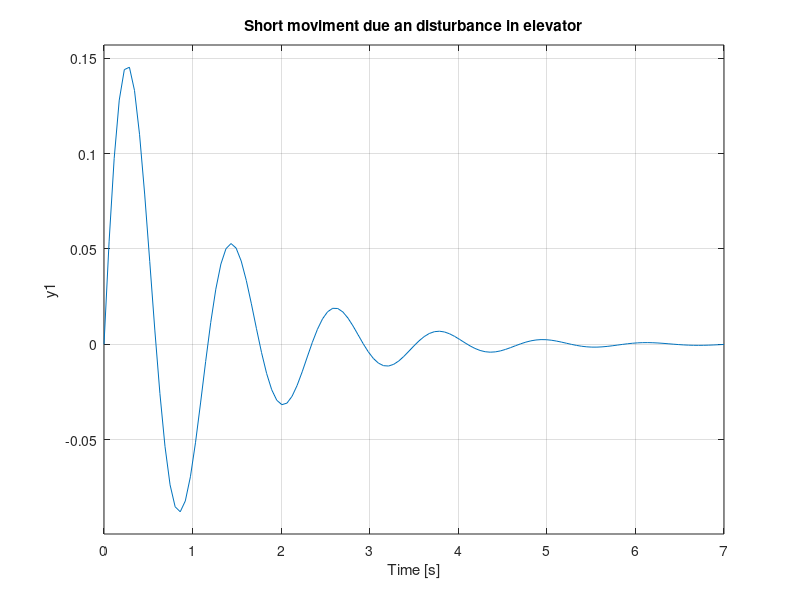
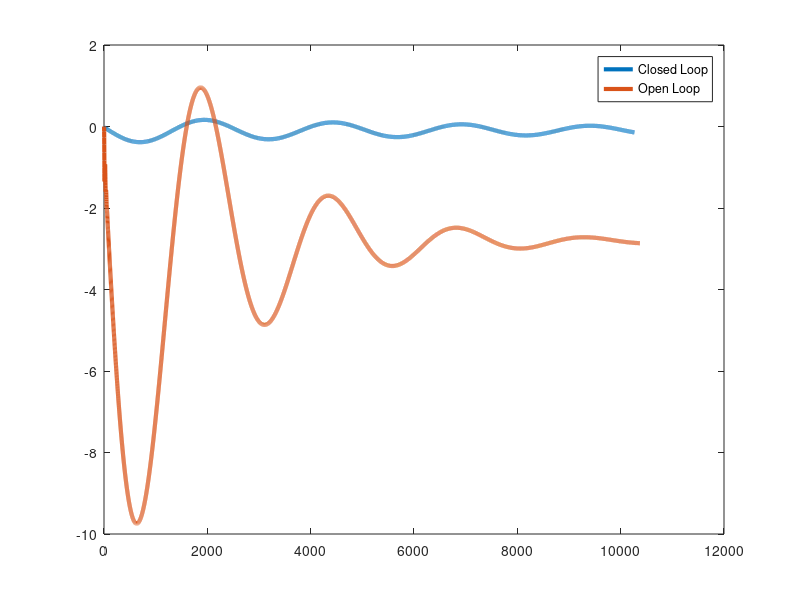

Write MATLAB code to recreate these figures, in order.
% This code shows the plane's response to longitudinal movement of a
% aircraft when it is disturbed by external forces
% Wind, changes in atmospheric conditions or pilots commands.

% References
% M. V. Cook, Flight Dynamics Principles: A Linear Systems Approach to
% Aircraft Stability and Control.

%% Open Loop
s = tf('s');

% Long period
H_long = 1/(s^2 + 0.017*s + 0.002);    
disp('Poles and damping Long period')
pole(H_long)
damp(H_long)
disp('------------------------------------------------------------------')

% Short period
H_short = 1/(s^2 + 1.74*s + 29.49); 
disp('Poles and damping Short period')
pole(H_short)
damp(H_short)
disp('------------------------------------------------------------------')

% TF from the rest of the aircraft 
G1 = -20.6*(s + 0.013)*(s + 0.62); 

% TF from pitch for disturbance in elevator
aircraft = G1 * H_long * H_short;

figure(1), clf
subplot(3,1,1)
impulse(aircraft)
title('Longitudinal moviment in elevator')
axis([0 700 -5 5])

subplot(3,1,2)
impulse(H_long)
title('Phugoid moviment due an disturbance in elevator')

subplot(3,1,3)
impulse(H_short)
title('Short moviment due an disturbance in elevator')

%% Closed Loop
K = 0.03;
airplane_long_Closed_Loop = feedback(K*aircraft,1);

figure(2), clf
y_closed = step(airplane_long_Closed_Loop);
plot(y_closed, 'linew',3)
hold on
y_open = step(aircraft);
plot(y_open, 'linew',3)
legend('Closed Loop','Open Loop')